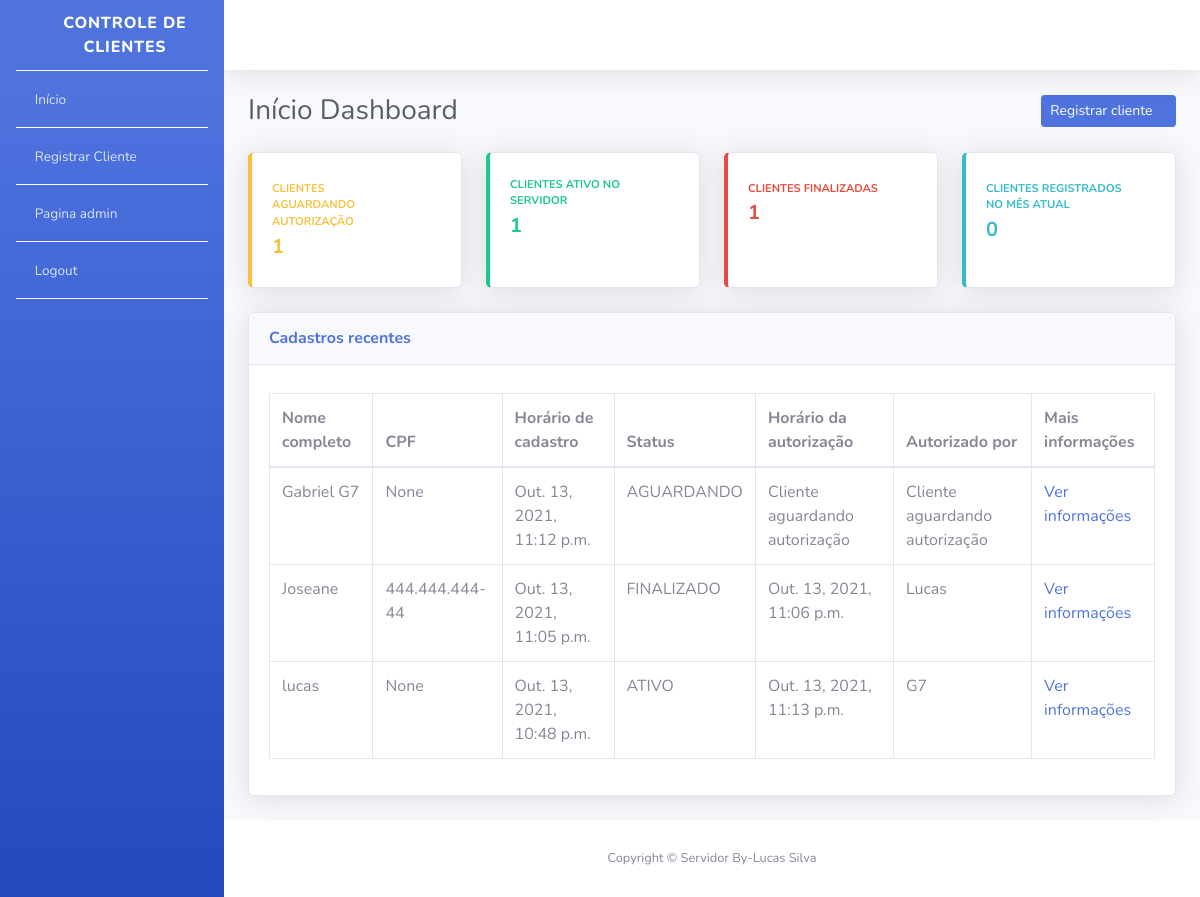
/ (signed in), run on the app's committed database.
### apps/visitantes/models.py (models this page shows, shortened)
class Visitantes(models.Model):
    STATUS_VISITANTES = [
        ("AGUARDANDO", "Aguardando autorização"),
        ("EM_VISITA", "Em visita"),
        ("FINALIZADO", "Visita finalizada")
    ]
    STATUS = models.CharField(
        verbose_name="Status",
        max_length=10,
        choices=STATUS_VISITANTES,
        default="AGUARDANDO", #VALOR DA ESTUTURA STATUS
    )
    nome_completo = models.CharField(
        verbose_name = "Nome completo",
        max_length = 194
    )
    cpf = models.CharField(
        verbose_name="CPF",
        max_length= 11,
        blank=True,
    )
    data_nascimento = models.DateField(
        verbose_name="Data de nascimento",
        auto_now=False,
        auto_now_add=True, #adicionar automaticamente
        blank=False,
    )
    numero_casa = models.PositiveBigIntegerField(
        verbose_name="Numeração do cliente",
    )
    plava_veiculo = models.CharField(
        verbose_name="Email do cliente", #Veiculo
        max_length=150,
        blank=False, #essa funcao serve para o campo ter prioridade como NAO obrigatorio se estiver TRUE
        null=True,
    )
    horario_chegada = models.DateTimeField(
        verbose_name="Horario do cadastro",
        auto_now_add=True,
    )
    horario_saida = models.DateTimeField(
        verbose_name= "Horário da finalização",
        auto_now=False,
        blank=True, #essa funcao serve para o campo ter prioridade como NAO obrigatorio se estiver TRUE
        null=True,
    )
    hoaraio_autorizacao = models.DateTimeField(
        verbose_name="Horário da autorização cadastral",
        auto_now=False,
        blank=True, #essa funcao serve para o campo ter prioridade como NAO obrigatorio se estiver TRUE
        null=True
    )
    morador_responsavel = models.CharField(
        verbose_name="Nome responsável por autorizar",
        max_length=194,
        blank=True #essa funcao serve para o campo ter prioridade como NAO obrigatorio se estiver TRUE
    )
    registrador_por = models.ForeignKey(
        "porteiros.Porteiro",
        verbose_name="Administrador responsável pelo registro",
        on_delete=models.PROTECT
    )
    def get_horario_autorizacao(self):
        if self.hoaraio_autorizacao:
            return self.hoaraio_autorizacao
        return "Cliente aguardando autorização"
    def get_morador_responsavel(self):
        if self.morador_responsavel:
            return self.morador_responsavel
        return "Cliente aguardando autorização"
    def get_status_display(self):
        if self.STATUS:
            status_vis = self.STATUS
            return status_vis
    def get_cpf(self):
        if self.cpf:
            cpf = str(self.cpf)
            cpf_parte_1 = cpf[0:3]
            cpf_parte_2 = cpf[3:6]
            cpf_parte_3 = cpf[6:9]
            cpf_parte_4 = cpf[9:]
            cpf_formatado = f"{cpf_parte_1}.{cpf_parte_2}.{cpf_parte_3}-{cpf_parte_4}"
            return cpf_formatado
    class Meta:
        verbose_name = "Visitante"
        verbose_name_plural = "Visitantes"
        db_table = "visitantes" #tudo minusculo

### apps/dashboard/views.py (the view)
@login_required
def index(request):
    todos_visitantes = Visitantes.objects.order_by(
        "-horario_chegada"
    )
    visitantes_aguardando = todos_visitantes.filter(
        STATUS="AGUARDANDO"
    )
    visitantes_em_visita = todos_visitantes.filter(
        STATUS="ATIVO"
    )
    visitantes_finalizado = todos_visitantes.filter(
        STATUS="FINALIZADO"
    )
    hora_atual = timezone.now() #hora atual
    mes_atual = hora_atual.month #mÊs atual
    visitantes_mes = todos_visitantes.filter(
        horario_chegada__month = mes_atual
    )
    context = {
        "nome_pagina": "Início Dashboard",
        "todos_visitantes": todos_visitantes,
        "visitantes_aguardando": visitantes_aguardando.count(),
        "visitantes_em_visita": visitantes_em_visita.count(),
        "visitantes_finalizado": visitantes_finalizado.count(),
        "visitantes_mes": visitantes_mes.count(),
    }
    return render(request, "index.html", context) #selecionar template

### templates/index.html (shortened to what this page needs)
{% extends "base.html" %} {% block conteudo %}
<div class="container-fluid">
    <div class="d-sm-flex align-items-center justify-content-between mb-4">
        <h1 class="h3 mb-0 text-gray-800">{{ nome_pagina }}</h1>
        <a href="{% url 'registrar_visitante' %}" class=" btn btn-primary btn-solid btn-sm">
            <span class="text"> Registrar cliente</span>
            <samp class="icon text-white-50">
                <i class="fas fa-user-plus"></i>
            </samp>
        </a>
    </div>
    <div class="row">
        <div class="col-xl-3 col-md-6 mb-4">
            <div class="card border-left-warning shadow h-100 py-2">
                <div class="card-body">
                    <div class="row no-gutters align-items-center">
                        <div class="col mr-2">
                            <div class="text-xs font-weight-bold text-warning text-uppercase mb-1">Clientes aguardando autorização</div>
                            <div class="h5 mb-0 font-weight-bold  text-warning">{{ visitantes_aguardando }}</div>
                        </div>
                        <div class="col-auto">
                            <i class="fas fa-user-lock fa-2x text-gray-600"></i>
                        </div>
                    </div>
                </div>
            </div>
        </div>
        <div class="col-xl-3 col-md-6 mb-4">
            <div class="card border-left-success shadow h-100 py-1">
                <div class="card-body">
                    <div class="row no-gutters align-items-center">
                        <div class="col mr-2">
                            <div class="text-xs font-weight-bold text-success text-uppercase mb-1">Clientes ativo no servidor</div>
                            <div class="h5 mb-0 font-weight-bold text-success">{{ visitantes_em_visita }}</div>
                        </div>
                        <div class="col-auto">
                            <i class="fas fa-user-check fa-2x text-gray-600"></i>
                        </div>
                    </div>
                </div>
            </div>
        </div>
        <div class="col-xl-3 col-md-6 mb-4">
            <div class="card border-left-danger shadow h-100 py-2">
                <div class="card-body">
                    <div class="row no-gutters align-items-center">
                        <div class="col mr-2">
                            <div class="text-xs font-weight-bold text-danger text-uppercase mb-1">Clientes finalizadas</div>
                            <div class="h5 mb-0 font-weight-bold text-danger">{{ visitantes_finalizado }}</div>
                        </div>
                        <div class="col-auto">
                            <i class="fas fa-user-clock fa-2x text-gray-600"></i>
                        </div>
                    </div>
                </div>
            </div>
        </div>
        <div class="col-xl-3 col-md-6 mb-4">
            <div class="card border-left-info shadow h-100 py-2">
                <div class="card-body">
                    <div class="row no-gutters align-items-center">
                        <div class="col mr-2">
                            <div class="text-xs font-weight-bold text-info text-uppercase mb-1">Clientes registrados no mês atual</div>
                            <div class="h5 mb-0 font-weight-bold text-info">{{ visitantes_mes }}</div>
                        </div>
                        <div class="col-auto">
                            <i class="fas fa-users fa-2x text-gray-600"></i>
                        </div>
                    </div>
                </div>
            </div>
        </div>
    </div>
    <div class="card shadow mb-4">
        <div class="card-header py-3 d-sm-flex align-items-center justify-content-between mb-2">
            <h6 class="m-0 font-weight-bold text-primary">Cadastros recentes</h6>
        </div>
        <div class="card-body">
            <div class="table-responsive">
                <table class="table table-bordered">
                    <thead>
                        <th>Nome completo</th>
                        <th>CPF</th>
                        <th>Horário de cadastro</th>
                        <th>Status</th>
                        <th>Horário da autorização</th>
                        <th>Autorizado por</th>
                        <th>Mais informações</th>
                    </thead>
                    <tbody>
                        {% for visitante in todos_visitantes %}
                        <tr>
                            <td>{{ visitante.nome_completo }}</td>
                            <td>{{ visitante.get_cpf }}</td>
                            <td>{{ visitante.horario_chegada }}</td>
                            <td>{{ visitante.get_status_display }}</td>
                            <td>{{ visitante.get_horario_autorizacao }}</td>
                            <td>{{ visitante.get_morador_responsavel }}</td>
                            <td>
                                <a href="{% url 'informacoes_visitantes' id=visitante.id %}">
                                    Ver informações
                                </a>
                            </td>
                        </tr>
                        {% endfor %}
                    </tbody>
                </table>
            </div>
        </div>
    </div>
</div>
{% endblock conteudo %}

### templates/base.html (shortened to what this page needs)
<!DOCTYPE html> {% load static %}
<html lang="pt-br">
<head>
    <link href="{% static 'css/sb-admin-2.min.css' %}" rel="stylesheet">
    <link href="{% static 'vendor/fontawesome-free/css/all.min.css' %}" rel="stylesheet" type="text/css">
</head>
<body id="page-top">
    <div id="wrapper">
        <ul class="navbar-nav bg-gradient-primary sidebar sidebar-dark accordion" id="accordionSidebar">
            <a class="sidebar-brand d-flex align-items-center justify-content-center" href="#">
                <div class="sidebar-brand-icon rotate-n-15">
                    <i class="fas fa-user-shield"></i>
                </div>
                <div class="sidebar-brand-text">Controle de Clientes</div>
            </a>
            <hr class="sidebar-divider my-0 " color="white">
            <li class="nav-item">
                <a class="nav-link" href="{% url 'index' %}">
                    <i class="fas fa-home"></i>
                    <span>Início</span>
                </a>
                <hr class="sidebar-divider my-0" color="white">
                <a class="nav-link" href="{% url 'registrar_visitante' %}">
                    <i class="fas fa-user-check"></i>
                    <span>Registrar Cliente</span>
                </a>
                <hr class="sidebar-divider my-0" color="white">
                <a class="nav-link" href="/admin" target="_blank">
                    <i class="fas fa-user-lock"></i>
                    <span>Pagina admin</span>
                </a>
                <hr class="sidebar-divider my-0" color="white">
                <a class="nav-link" data-toggle="modal" href="#" data-target="#logoutModal">
                    <i class="fas fa-user-lock"></i>
                    <span>Logout</span>
                </a>
            </li>
            <hr class="sidebar-divider my-0" color="white">
        </ul>
        <div id="content-wrapper" class="d-flex flex-column">
            <div id="content">
                <nav class="navbar navbar-expand navbar-light bg-white topbar mb-4 static-top shadow">
                    <ul class="navbar-nav ml-auto">
                        <li class="nav-item dropdown no-arrow">
                            <a class="nav-link dropdown-toggle" href="#" id="userDropdown" role="button" data-toggle="dropdown" aria-haspopup="true" aria-expanded="false">
                                <span class="mr-2 d-none d-lg-inline text-gray-800 small">
                                        <i class="fas fa-cog"></i>
                                    </span>
                            </a>
                        </li>
                    </ul>
                </nav>
                {% block conteudo %} {% endblock conteudo %}
                <footer class="sticky-footer bg-white">
                    <div class="container my-auto">
                        <div class="copyright text-center my-auto">
                            <span>Copyright © Servidor By-Lucas Silva</span>
                        </div>
                    </div>
                </footer>
            </div>
        </div>
    </div>
</body>
</html>

### data on the page
Visitantes: nome_completo "Gabriel G7", get_cpf "None", horario_chegada "Out. 13, 2021, 11:12 p.m.", status "AGUARDANDO", get_horario_autorizacao "Cliente aguardando autorização", get_morador_responsavel "Cliente aguardando autorização"
Visitantes: nome_completo "Joseane", get_cpf "444.444.444-44", horario_chegada "Out. 13, 2021, 11:05 p.m.", status "FINALIZADO", get_horario_autorizacao "Out. 13, 2021, 11:06 p.m.", get_morador_responsavel "Lucas"
Visitantes: nome_completo "lucas", get_cpf "None", horario_chegada "Out. 13, 2021, 10:48 p.m.", status "ATIVO", get_horario_autorizacao "Out. 13, 2021, 11:13 p.m.", get_morador_responsavel "G7"

### other printed values
{{ nome_pagina }} "Início Dashboard"
{{ visitantes_aguardando }} "1"
{{ visitantes_em_visita }} "1"
{{ visitantes_finalizado }} "1"
{{ visitantes_mes }} "0"
